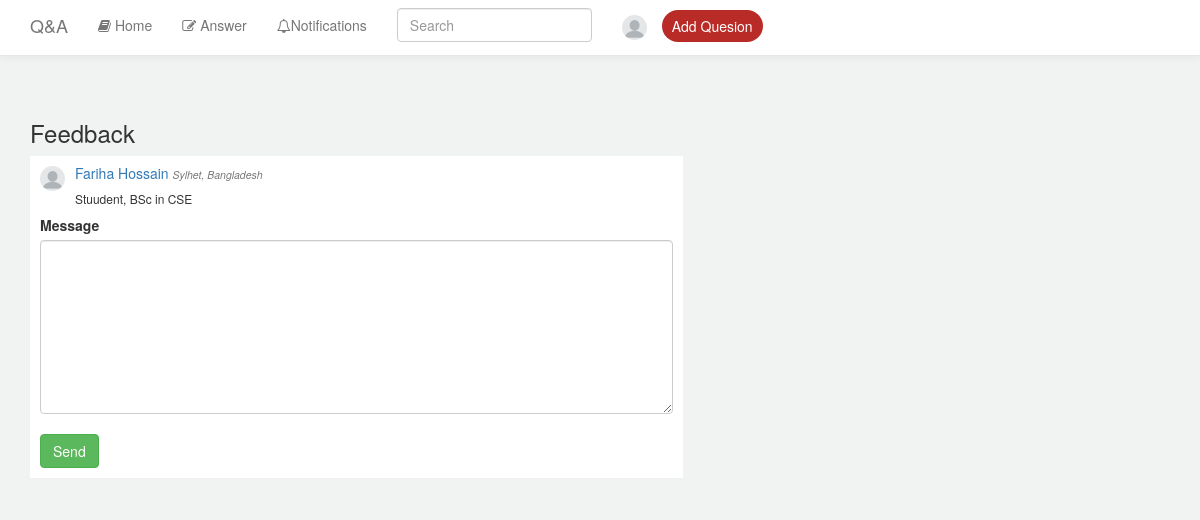
The app's page /feedback.php (signed in) with its own data.
### tables this page shows
CREATE TABLE `user` (
  `user_id` int(10) NOT NULL,
  `user_name` varchar(100) NOT NULL,
  `user_email` varchar(100) NOT NULL,
  `user_password` varchar(100) NOT NULL,
  `user_work` varchar(100) NOT NULL,
  `user_qualification` varchar(100) NOT NULL,
  `user_location` varchar(100) NOT NULL,
  `image` varchar(100) NOT NULL,
  `status` varchar(100) NOT NULL
);

### feedback.php (the view, shortened to what this page needs)
<!Doctype html>
<html class="no-js" lang="en">
    <head>
        <link rel="stylesheet" type="text/css" href="css/bootstrap.min.css">
        <link rel="stylesheet" type="text/css" href="css/bootstrap-tagsinput.css">
        <link rel="stylesheet" type="text/css" href="css/font-awesome.min.css">
        <link href="css/style.css" rel="stylesheet" type="text/css"/>
    </head>
    <body>
        <nav class="navbar navbar-default navbar-fixed-top">
            <div class="container">
                <div class="navbar-header">
                    <a class="navbar-brand" href="index.php">Q&A</a>
                </div>
                <div class="collapse navbar-collapse" id="myNavbar">
                    <ul class="nav navbar-nav">
                        <li class=""><a href="index.php"><i class="fa fa-book" aria-hidden="true"></i> Home</a></li>
                        <li class=""><a href="answer.php"> <i class="fa fa-pencil-square-o" aria-hidden="true"></i> Answer</a></li>
                        <li class=""><a href="notification.php"><i class="fa fa-bell-o" aria-hidden="true"></i>Notifications</a></li>
                    </ul>
                    <form class="navbar-form navbar-left" action="/action_page.php">
                        <div class="form-group">
                            <input type="text" id="search_qus" class="form-control" placeholder="Search">
                        </div>
                    </form>
                    <?php
                        include("php/showing_tags.php");
                        $user_id=$_SESSION['user_id'];
                        $sql="SELECT `user_name`, `user_email`, `user_work`, `user_qualification`, `user_location`,`image` FROM `user` WHERE user_id='$user_id'";
                        $query=mysqli_query($con, $sql);
                        $row=mysqli_fetch_array($query);
                    ?>
                    <ul class="nav navbar-nav">
                        <li class="dropdown">
                        <a class="dropdown-toggle" data-toggle="dropdown" href="#"><img src="img/<?php echo $row["image"];?>" class="img-responsive img-circle pro-pic" alt=""/>
                            </a>
                        </li>
                        <li class=""><a href="#" class="quesion"  data-toggle="modal" data-target="#addQuesion"> Add Quesion</a></li>
                    </ul>
                </div>
            </div>
        </nav>
        <div class="container pt-100">
            <div class="row" id="search_list">
                <div class="col-sm-7">
                <h3>Feedback</h3>
                    <div class="bg-white p-10 mb-15">
                        <div class="media">
                            <div class="media-left">
                                <img src="img/<?php echo $row["image"];?>" class="img-circle pro-pic">
                            </div>
                            <div class="media-body">
                                <a href="other-user-profile.php?profile_id=<?php echo $row["user_id"]; ?>"><h5 class="media-heading"><?php echo $row["user_name"];?></a> <small><i><?php echo $row["user_location"]; ?></i></small>
                                    <br>
                                    <h6><?php echo $row["user_work"]; ?>, <?php echo $row["user_qualification"]; ?></h6>
                            </div>
                        </div>
                        <div class="post">
                            <form action="php/edit_profile.php" method="post">
                                <label>Message</label>
                                <textarea rows="8" class="form-control" name="m_body" require></textarea>
                                <br>
                                <button type="submit" name="send_feedback" class="btn btn-success">Send</button>
                            </form>
                        </div>
                    </div>
                </div>
                <div class="col-sm-2">
                </div>
            </div>
        </div>
    </body>
</html>

### css/style.css (style rules this page uses)
.p-10 { padding: 10px; }
.pt-100 { padding-top: 100px; }
.mb-15 { margin-bottom: 15px; }
.bg-white { background: #FFFFFF; }
body { background: #F1F2F2; }
.navbar-default { background-color: #FFFFFF; border-color: #e7e7e7; box-shadow: 0 3px 6px rgba(0,0,0,0.04); }
.quesion { background: #B92B27!important; color: white!important; border-radius: 39px; padding: 6px 10px!important; margin-top: 10px; }
.pro-pic { width: 25px; }

### records on screen
user: image (placeholder picture), user_name "Fariha Hossain", user_location "Sylhet, Bangladesh", user_work "Stuudent", user_qualification "BSc in CSE"
